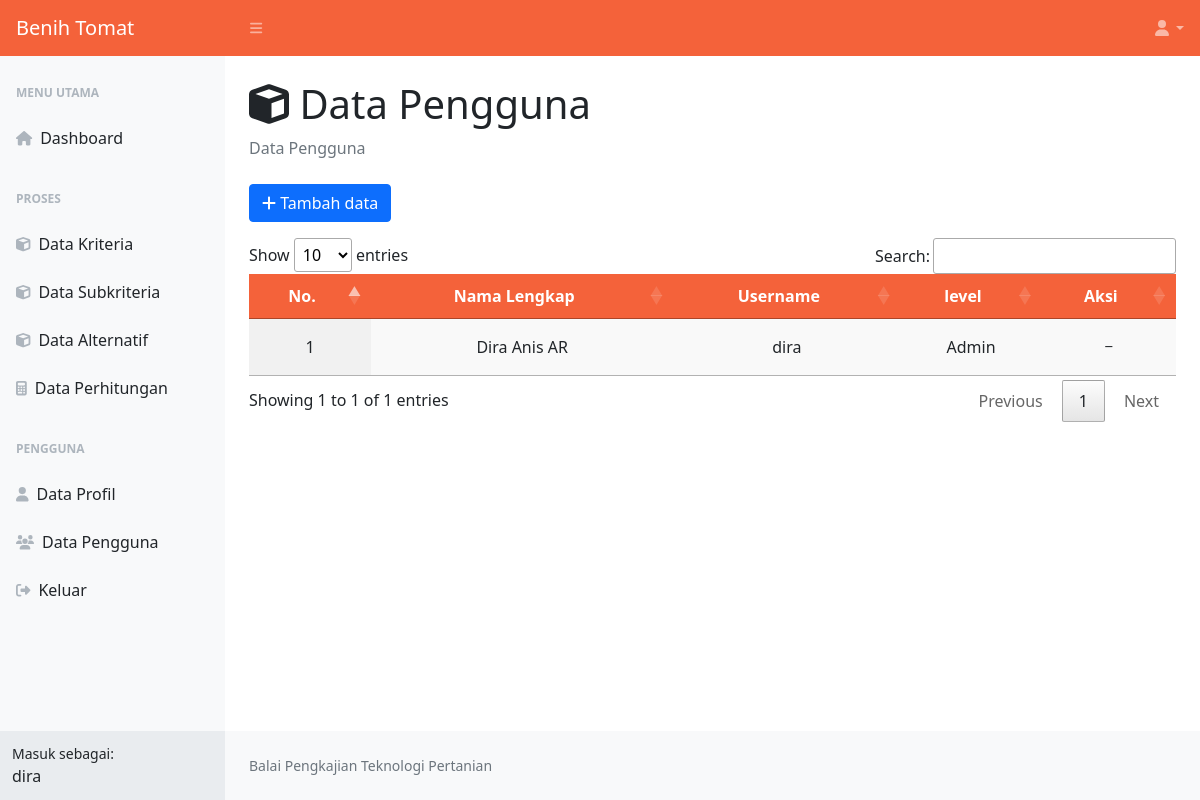
The app's page /data-pengguna.php (signed in) with its own data.
### tables this page shows
CREATE TABLE `pengguna` (
  `id_pengguna` int(11) NOT NULL,
  `nama` varchar(25) NOT NULL,
  `username` varchar(20) NOT NULL,
  `password` varchar(255) NOT NULL,
  `level` set('User','Admin') NOT NULL
);

### data-pengguna.php (the view, shortened to what this page needs)
<?php
include 'koneksi.php';
?>
<!DOCTYPE html>
<html lang="en">
<head>
    <link href="css/styles_dash.css" rel="stylesheet" />
    <link rel="stylesheet" type="text/css" href="css/jquery.dataTables.css">
</head>
<body class="sb-nav-fixed">
    <nav class="sb-topnav navbar navbar-expand navbar-dark bg-primary hstack gap-3">
        <a class="navbar-brand ps-3" href="menu-utama.php">Benih Tomat</a>
        <button class="btn btn-link btn-sm order-1 order-lg-0 me-4 me-lg-0" id="sidebarToggle" href="#!"><i class="fas fa-bars"></i></button>
        <ul class="navbar-nav ms-auto pe-2">
            <li class="nav-item dropdown">
                <a class="nav-link dropdown-toggle" id="navbarDropdown" href="#" role="button" data-bs-toggle="dropdown" aria-expanded="false"><i class="fas fa-user fa-fw"></i></a>
            </li>
        </ul>
    </nav>
    <div id="layoutSidenav">
        <div id="layoutSidenav_nav">
            <nav class="sb-sidenav accordion sb-sidenav-light" id="sidenavAccordion">
                <div class="sb-sidenav-menu">
                    <div class="nav">
                        <div class="sb-sidenav-menu-heading">Menu Utama</div>
                        <a class="nav-link" href="menu-utama.php">
                            <div class="sb-nav-link-icon"><i class="fas fa-home"></i></div>
                            Dashboard
                        </a>
                        <div class="sb-sidenav-menu-heading">Proses</div>
                        <?php
                        if ($_SESSION['level'] == "Admin") {
                            echo "
                                <a class='nav-link' href='data-kriteria.php'>
                                    <div class='sb-nav-link-icon'><i class='fas fa-cube'></i></div>
                                    Data Kriteria
                                </a>
                                <a class='nav-link' href='data-subkriteria.php'>
                                    <div class='sb-nav-link-icon'><i class='fas fa-cube'></i></div>
                                    Data Subkriteria
                                </a>
                                ";
                        }
                        ?>
                        <a class="nav-link" href="data-alternatif.php">
                            <div class="sb-nav-link-icon"><i class="fas fa-cube"></i></div>
                            Data Alternatif
                        </a>
                        <a class="nav-link" href="data-perhitungan.php">
                            <div class="sb-nav-link-icon"><i class="fas fa-calculator"></i></div>
                            Data Perhitungan
                        </a>
                        <div class="sb-sidenav-menu-heading">Pengguna</div>
                        <a class="nav-link" href="data-profile.php">
                            <div class="sb-nav-link-icon"><i class="fas fa-user"></i></div>
                            Data Profil
                        </a>
                        <?php
                        if ($_SESSION['level'] == "Admin") {
                            echo "
                                <a class='nav-link' href='data-pengguna.php'>
                                    <div class='sb-nav-link-icon'><i class='fas fa-users'></i></div>
                                    Data Pengguna
                                </a>
                                ";
                        }
                        ?>
                        <a class="nav-link" href="#" data-bs-toggle="modal" data-bs-target="#keluar">
                            <div class="sb-nav-link-icon"><i class="fas fa-sign-out-alt"></i></div>
                            Keluar
                        </a>
                    </div>
                </div>
                <div class="sb-sidenav-footer">
                    <div class="small">Masuk sebagai:</div>
                    <?= $_SESSION['username']; ?>
                </div>
            </nav>
        </div>
        <div id="layoutSidenav_content">
            <main>
                <div class="container-fluid px-4">
                    <h1 class="mt-4"><i class="fas fa-cube"></i> Data Pengguna</h1>
                    <ol class="breadcrumb mb-4">
                        <li class="breadcrumb-item active">Data Pengguna</li>
                    </ol>
                    <div class="row">
                        <div class="col-sm-12">
                            <a class="btn btn-primary" data-bs-toggle="modal" data-bs-target="#tambah_data"><i class="fas fa-plus"></i> Tambah data</a>
                            <div class="table-responsive mt-3">
                                <table id="data-pengguna" class="cell-bordered display" width="100%">
                                    <thead class="bg-primary">
                                        <tr>
                                            <th class="text-center text-white">No.</th>
                                            <th class="text-center text-white">Nama Lengkap</th>
                                            <th class="text-center text-white">Username</th>
                                            <th class="text-center text-white">level</th>
                                            <th class="text-center text-white">Aksi</th>
                                        </tr>
                                    </thead>
                                    <tbody>
                                        <?php
                                        $query = mysqli_query($koneksi, "SELECT * FROM pengguna");
                                        $no = 1;
                                        while ($baris = mysqli_fetch_array($query)) {
                                        ?>
                                            <tr>
                                                <td class="text-center"><?= $no; ?></td>
                                                <td class="text-center"><?= $baris['nama']; ?></td>
                                                <td class="text-center"><?= $baris['username']; ?></td>
                                                <td class="text-center"><?= $baris['level']; ?></td>
                                                <td class="text-center">
                                                    <?php
                                                    if ($baris['level'] != "Admin") {
                                                    ?>
                                                        <div class="d-flex justify-content-center">
                                                            <a class="btn btn-warning me-2" data-bs-toggle="modal" data-bs-target="#edit_data<?= $baris['id_pengguna']; ?>"><i class="fas fa-pencil"></i></a>
                                                            <a class="btn btn-danger" data-bs-toggle="modal" data-bs-target="#hapus_data<?= $baris['id_pengguna']; ?>"><i class="fas fa-trash"></i></a>
                                                        </div>
                                                    <?php
                                                    } else {
                                                        echo "
                                                        <p>_</p>
                                                        ";
                                                    }
                                                    ?>
                                                </td>
                                            </tr>
                                        <?php
                                            $no++;
                                        }
                                        ?>
                                    </tbody>
                                </table>
                            </div>
                        </div>
                    </div>
                </div>
            </main>
            <footer class="py-4 bg-light mt-auto">
                <div class="container-fluid px-4">
                    <div class="d-flex align-items-center justify-content-between small">
                        <div class="text-muted">Balai Pengkajian Teknologi Pertanian</div>
                    </div>
                </div>
            </footer>
        </div>
    </div>
</body>
</html>

### records on screen
pengguna: nama "Dira Anis AR", username "dira", level "Admin", shows "_"

### other values on screen
$_SESSION['username'] "dira"
